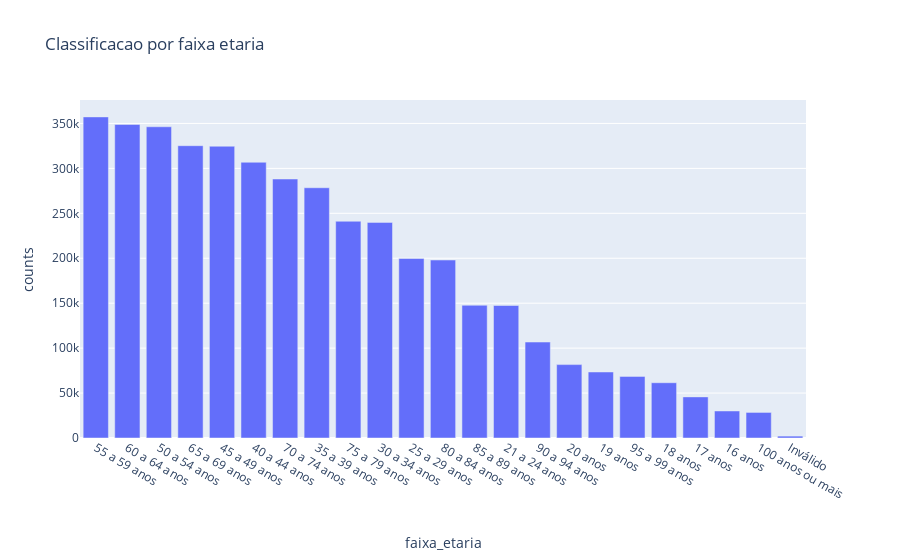

Notebook source saved alongside this figure:
### Code cell
classificacao_faixa_etaria = (
    df_eleitores_2020["DS_FAIXA_ETARIA"]
    .value_counts()
    .rename_axis("faixa_etaria")
    .reset_index(name="counts")
)

classificacao_faixa_etaria
fig = px.bar(
    classificacao_faixa_etaria,
    x="faixa_etaria",
    y="counts",
    title="Classificacao De Faixa Etaria",
)
fig.show()

### Figure 1 — Plotly figure (JSON) as saved in the notebook; plotly's stock layout.template omitted (floating-point values rounded to 4 significant figures)
{"data": [{"alignmentgroup": "True", "hovertemplate": "faixa_etaria=%{x}<br>counts=%{y}<extra></extra>", "legendgroup": "", "marker": {"color": "#636efa", "pattern": {"shape": ""}}, "name": "", "offsetgroup": "", "orientation": "v", "showlegend": false, "textposition": "auto", "type": "bar", "x": ["55 a 59 anos                  ", "60 a 64 anos                  ", "50 a 54 anos                  ", "65 a 69 anos                  ", "45 a 49 anos                  ", "40 a 44 anos                  ", "70 a 74 anos                  ", "35 a 39 anos                  ", "75 a 79 anos                  ", "30 a 34 anos                  ", "25 a 29 anos                  ", "80 a 84 anos                  ", "85 a 89 anos                  ", "21 a 24 anos                  ", "90 a 94 anos                  ", "20 anos                       ", "19 anos                       ", "95 a 99 anos                  ", "18 anos                       ", "17 anos                       ", "16 anos                       ", "100 anos ou mais              ", "Inválido                      "], "xaxis": "x", "y": [357283, 348873, 346290, 325249, 324654, 306811, 288170, 278457, 241159, 239901, 199714, 198060, 147697, 147427, 106777, 81676, 73444, 68564, 61512, 45748, 30073, 28455, 2100], "yaxis": "y"}], "layout": {"barmode": "relative", "legend": {"tracegroupgap": 0}, "title": {"text": "Classificacao por faixa etaria"}, "xaxis": {"anchor": "y", "domain": [0, 1], "title": {"text": "faixa_etaria"}}, "yaxis": {"anchor": "x", "domain": [0, 1], "title": {"text": "counts"}}}}
